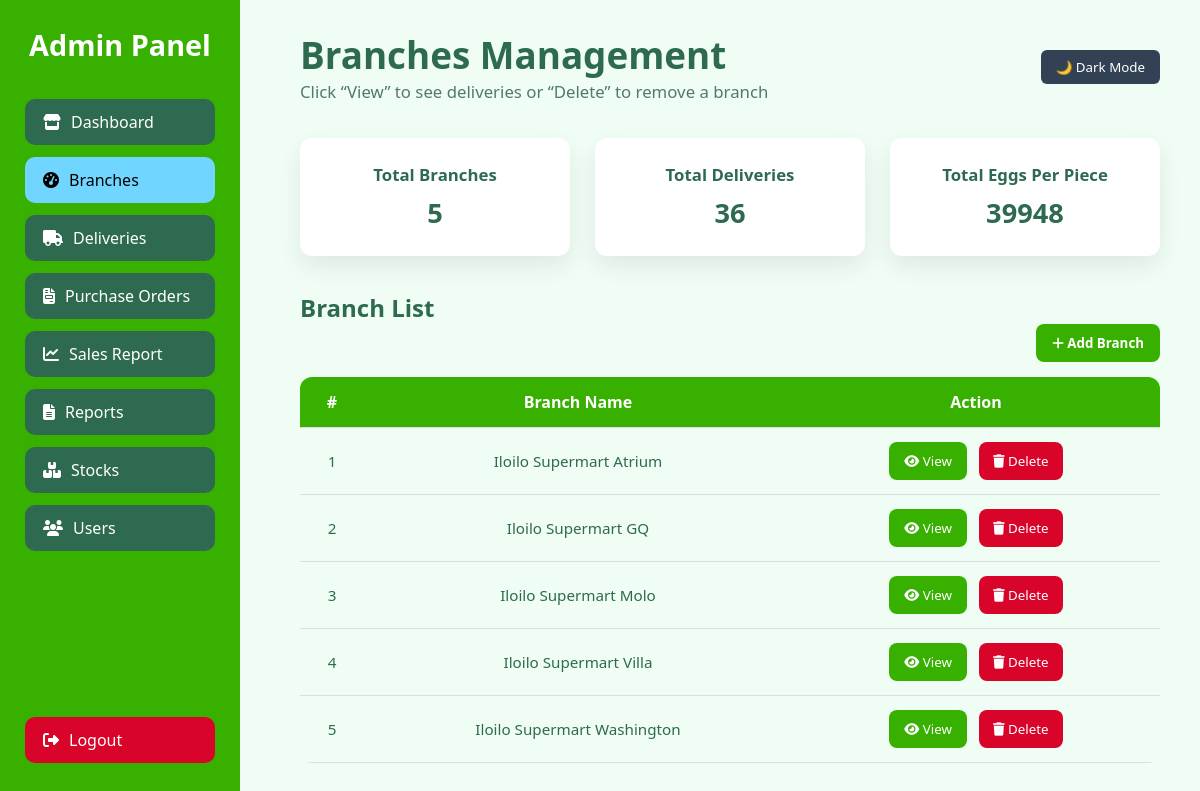
/branches.php, run on the app's committed database.
### tables this page shows
CREATE TABLE `branches` (
  `id` int(10) UNSIGNED NOT NULL,
  `branch_name` varchar(100) NOT NULL,
  `low_stock_threshold` int(10) UNSIGNED NOT NULL DEFAULT 100,
  `is_active` tinyint(1) NOT NULL DEFAULT 1,
  `created_at` datetime NOT NULL DEFAULT current_timestamp(),
  `updated_at` datetime NOT NULL DEFAULT current_timestamp() ON UPDATE current_timestamp()
);

### branches_backend.php (called while the page is built, shortened)
<?php
include __DIR__ . '/../includes/db.php';
$branches_result = $conn->query("SELECT * FROM branches ORDER BY branch_name ASC");
$branches = [];
while($row = $branches_result->fetch_assoc()){
    $branches[] = $row;
}
$total_deliveries = $conn->query("SELECT COUNT(*) t FROM deliveries")->fetch_assoc()['t'];
$total_eggs = $conn->query("SELECT SUM(big_trays*12 + small_trays*6) t FROM deliveries")->fetch_assoc()['t'];
?>

### branches.php (the view, shortened to what this page needs)
<?php include 'backend/branches_backend.php'; ?>
<!DOCTYPE html>
<html lang="en">
<head>
<link rel="stylesheet" href="https://cdnjs.cloudflare.com/ajax/libs/font-awesome/6.4.0/css/all.min.css">
</head>
<body>
<div class="wrapper">
<div class="sidebar">
    <h2>Admin Panel</h2>
    <a href="dashboard.php"><i class="fas fa-store"></i> Dashboard</a>
    <a href="branches.php" class="active"><i class="fas fa-tachometer-alt"></i> Branches</a>
    <a href="deliveries.php"><i class="fas fa-truck"></i> Deliveries</a>
    <a href="purchase_order.php"><i class="fas fa-file-invoice"></i> Purchase Orders</a>
    <a href="sales.php"><i class="fas fa-chart-line"></i> Sales Report</a>
    <a href="reports.php"><i class="fas fa-file-alt"></i> Reports</a>
    <a href="stocks.php"><i class="fas fa-boxes"></i> Stocks</a>
    <a href="users.php"><i class="fas fa-users"></i> Users</a>
    <a href="../index.php" class="logout"><i class="fas fa-sign-out-alt"></i> Logout</a>
</div>
<div class="main-content">
    <div class="header">
        <div>
            <h1>Branches Management</h1>
            <p>Click “View” to see deliveries or “Delete” to remove a branch</p>
        </div>
        <button id="darkToggle">🌙 Dark Mode</button>
    </div>
    <div class="cards">
        <div class="card-summary"><h3>Total Branches</h3><p><?= count($branches) ?></p></div>
        <div class="card-summary"><h3>Total Deliveries</h3><p><?= $total_deliveries ?></p></div>
        <div class="card-summary"><h3>Total Eggs Per Piece</h3><p><?= $total_eggs ?></p></div>
    </div>
    <div class="card">
        <h2>Branch List</h2>
        <div style="display:flex; justify-content:flex-end; margin-bottom:15px;">
            <button class="add-btn" onclick="openAddBranchModal()">
                <i class="fas fa-plus"></i> Add Branch
            </button>
        </div>
        <table>
            <tr><th>#</th><th>Branch Name</th><th>Action</th></tr>
            <?php $i=1; foreach($branches as $b): ?>
            <tr>
                <td><?= $i++ ?></td>
                <td><?= htmlspecialchars($b['branch_name']) ?></td>
                <td>
                    <button class="view-btn" onclick="openDeliveries(<?= $b['id'] ?>)">
                        <i class="fas fa-eye"></i> View
                    </button>
                    <button class="delete-btn" onclick="deleteBranch(<?= $b['id'] ?>)">
                        <i class="fas fa-trash"></i> Delete
                    </button>
                </td>
            </tr>
            <?php endforeach; ?>
        </table>
    </div>
</div>
</body>
</html>

### branches.php (style rules this page uses)
* { margin:0;padding:0;box-sizing:border-box;font-family:'Segoe UI',Tahoma,Verdana; }
body { background:#f0fdf4;color:#2d6a4f;transition:0.3s; }
.wrapper { display:flex;min-height:100vh; }
.sidebar { width:240px;background:#38b000;color:#fff;padding:25px;display:flex;flex-direction:column;justify-content:space-between;position:fixed;top:0;left:0;height:100vh; }
.sidebar h2 { text-align:center;font-size:1.8rem;margin-bottom:35px; }
.sidebar a { display:flex;align-items:center;gap:10px;padding:12px 18px;margin-bottom:12px;background:#2d6a4f;color:#fff;border-radius:10px;text-decoration:none;transition:0.3s; }
.sidebar a.active,.sidebar a:hover { background:#70d6ff;color:#000; }
.sidebar .logout { background:#d90429;margin-top:auto; }
.main-content { flex:1;padding:30px 40px;margin-left:260px; }
.header { display:flex;justify-content:space-between;align-items:center;margin-bottom:35px; }
.header h1 { font-size:2.3rem; }
.header p { font-size:1.05rem;color:#52796f; }
#darkToggle { padding:8px 15px;border:none;border-radius:6px;background:#334155;color:#fff;cursor:pointer; }
.cards { display:grid;grid-template-columns:repeat(auto-fit,minmax(220px,1fr));gap:25px;margin-bottom:35px; }
.card-summary { background:#fff;padding:25px;border-radius:12px;box-shadow:0 10px 25px rgba(0,0,0,0.08);text-align:center; }
.card-summary h3 { font-size:1.05rem;margin-bottom:8px; }
.card-summary p { font-size:1.7rem;font-weight:700; }
table { width:100%;border-collapse:collapse;border-radius:12px;overflow:hidden; }
th,td { padding:14px 12px;text-align:center;border-bottom:1px solid #ddd;font-size:0.95rem; }
th { background:#38b000;color:#fff;font-size:1rem; }
tr:nth-child(even) { background:#f0fdf4; }
.view-btn { background:#38b000;color:#fff;border:none;padding:10px 15px;border-radius:8px;cursor:pointer;transition:0.3s; }
.delete-btn { background:#d90429;color:#fff;border:none;padding:10px 14px;border-radius:8px;cursor:pointer;margin-left:8px;transition:0.3s; }
.add-btn { background:#38b000;color:#fff;border:none;padding:10px 16px;border-radius:8px;cursor:pointer;font-weight:600;transition:0.3s; }

### data on the page
branches: branch_name "Iloilo Supermart Atrium"
branches: branch_name "Iloilo Supermart GQ"
branches: branch_name "Iloilo Supermart Molo"
branches: branch_name "Iloilo Supermart Villa"
branches: branch_name "Iloilo Supermart Washington"

### other printed values
count($branches) "5"
$total_deliveries "36"
$total_eggs "39948"
